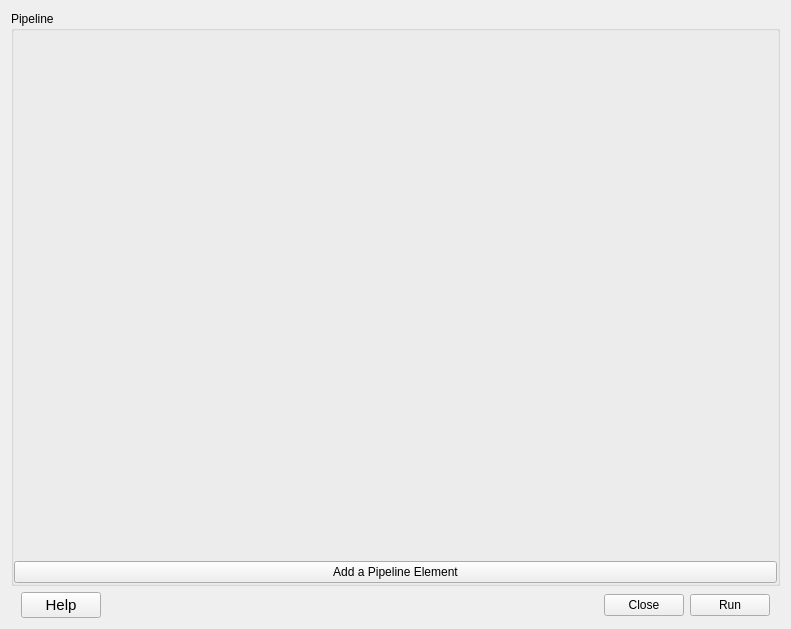
<?xml version="1.0" encoding="UTF-8"?>
<ui version="4.0">
 <class>PipelineDialog</class>
 <widget class="QWidget" name="PipelineDialog">
  <property name="geometry">
   <rect>
    <x>0</x>
    <y>0</y>
    <width>791</width>
    <height>629</height>
   </rect>
  </property>
  <property name="sizePolicy">
   <sizepolicy hsizetype="Expanding" vsizetype="Expanding">
    <horstretch>1</horstretch>
    <verstretch>1</verstretch>
   </sizepolicy>
  </property>
  <property name="minimumSize">
   <size>
    <width>750</width>
    <height>600</height>
   </size>
  </property>
  <property name="windowTitle">
   <string>Pipeline for boolean mesh cutting</string>
  </property>
  <property name="sizeGripEnabled" stdset="0">
   <bool>true</bool>
  </property>
  <layout class="QGridLayout" name="gridLayout">
   <property name="sizeConstraint">
    <enum>QLayout::SetNoConstraint</enum>
   </property>
   <item row="0" column="0">
    <layout class="QHBoxLayout" name="horizontalLayout1">
     <item>
      <widget class="QGroupBox" name="groupBox">
       <property name="sizePolicy">
        <sizepolicy hsizetype="Expanding" vsizetype="Expanding">
         <horstretch>0</horstretch>
         <verstretch>0</verstretch>
        </sizepolicy>
       </property>
       <property name="title">
        <string>Pipeline</string>
       </property>
       <layout class="QGridLayout" name="gridLayout_2">
        <property name="leftMargin">
         <number>0</number>
        </property>
        <property name="topMargin">
         <number>0</number>
        </property>
        <property name="rightMargin">
         <number>0</number>
        </property>
        <property name="bottomMargin">
         <number>0</number>
        </property>
        <item row="1" column="0">
         <widget class="QPushButton" name="PB_Add">
          <property name="text">
           <string>Add a Pipeline Element</string>
          </property>
         </widget>
        </item>
        <item row="0" column="0">
         <widget class="PipelineWidget" name="PW_Pipeline" native="true"/>
        </item>
       </layout>
      </widget>
     </item>
    </layout>
   </item>
   <item row="2" column="0">
    <layout class="QHBoxLayout" name="horizontalLayout2">
     <item>
      <spacer name="horizontalSpacer_xx">
       <property name="orientation">
        <enum>Qt::Horizontal</enum>
       </property>
       <property name="sizeType">
        <enum>QSizePolicy::Minimum</enum>
       </property>
       <property name="sizeHint" stdset="0">
        <size>
         <width>10</width>
         <height>20</height>
        </size>
       </property>
      </spacer>
     </item>
     <item>
      <widget class="QPushButton" name="PB_Help">
       <property name="font">
        <font>
         <pointsize>11</pointsize>
        </font>
       </property>
       <property name="text">
        <string>Help</string>
       </property>
      </widget>
     </item>
     <item>
      <spacer name="horizontalSpacer_4">
       <property name="orientation">
        <enum>Qt::Horizontal</enum>
       </property>
       <property name="sizeHint" stdset="0">
        <size>
         <width>30</width>
         <height>20</height>
        </size>
       </property>
      </spacer>
     </item>
     <item>
      <widget class="QPushButton" name="PB_Cancel">
       <property name="text">
        <string>Close</string>
       </property>
      </widget>
     </item>
     <item>
      <widget class="QPushButton" name="PB_OK">
       <property name="text">
        <string>Run</string>
       </property>
      </widget>
     </item>
     <item>
      <spacer name="horizontalSpacer_xx">
       <property name="orientation">
        <enum>Qt::Horizontal</enum>
       </property>
       <property name="sizeType">
        <enum>QSizePolicy::Minimum</enum>
       </property>
       <property name="sizeHint" stdset="0">
        <size>
         <width>10</width>
         <height>20</height>
        </size>
       </property>
      </spacer>
     </item>
    </layout>
   </item>
  </layout>
 </widget>
 <customwidgets>
  <customwidget>
   <class>PipelineWidget</class>
   <extends>QWidget</extends>
   <header>PipelineWidget</header>
   <container>1</container>
  </customwidget>
 </customwidgets>
 <resources/>
 <connections/>
</ui>
